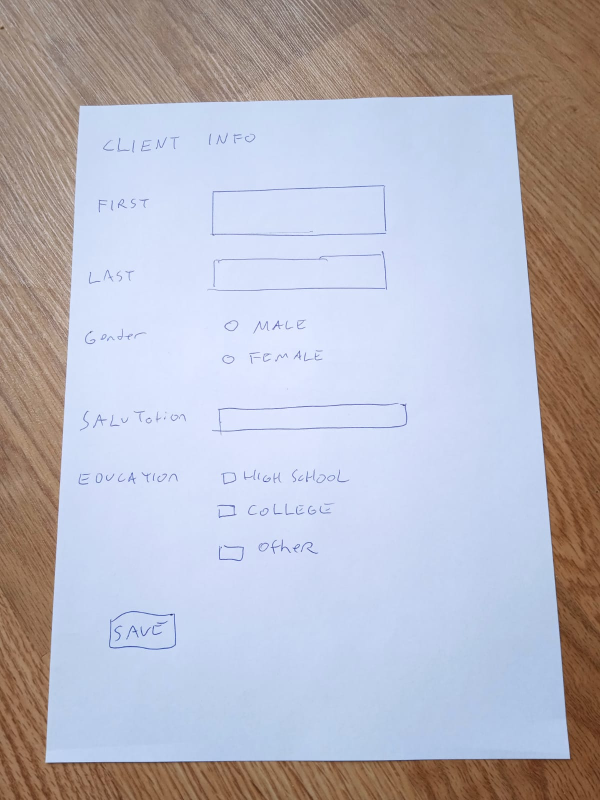
#> input picture images/1.jpg, 1200 x 1600 px (shown at 1/2 size); its folder holds 5 pictures in this run
$ jupyter execute --allow-errors shape-detection.ipynb   (older library calls are emulated)
#> lines starting #> are read from the running program, lines starting #| are printed output that depends on the picture; after the words box and inside, x2 and y2 are one past the last pixel; in counts of white or black regions, pixels touching at a corner belong together
[cell 1]
import cv2
import imutils
import numpy as np
from matplotlib import pyplot as plt
import matplotlib.cm as cm

from skimage.filters import threshold_local
from craft_hw_ocr import OCR

[cell 2]
class ShapeDetector:
	def __init__(self):
		self.ocr_models = OCR.load_models()
		pass

	# [82 lines left out: functions predict_shape, OCR, detect_shapes, not called in this run]

[cell 3]
class Preprocessing:

    def __init__(self) -> None:
        pass

    def shadow_remove(self, img):
            rgb_planes = cv2.split(img)
            result_norm_planes = []
            for plane in rgb_planes:
                dilated_img = cv2.dilate(plane, np.ones((17,17), np.uint8))
                bg_img = cv2.medianBlur(dilated_img, 21)
                diff_img = 255 - cv2.absdiff(plane, bg_img)
                norm_img = cv2.normalize(diff_img,None, alpha=40, beta=255, norm_type=cv2.NORM_MINMAX, dtype=cv2.CV_8UC1)
                result_norm_planes.append(norm_img)
            shadowremov = cv2.merge(result_norm_planes)
            return shadowremov

    def order_points(self,pts):

        rect = np.zeros((4, 2), dtype = "float32")

        s = pts.sum(axis = 1)
        rect[0] = pts[np.argmin(s)]
        rect[2] = pts[np.argmax(s)]

        diff = np.diff(pts, axis = 1)
        rect[1] = pts[np.argmin(diff)]
        rect[3] = pts[np.argmax(diff)]

        return rect

    def four_point_transform(self,image, pts):

        rect = self.order_points(pts)
        (tl, tr, br, bl) = rect

        widthA = np.sqrt(((br[0] - bl[0]) ** 2) + ((br[1] - bl[1]) ** 2))
        widthB = np.sqrt(((tr[0] - tl[0]) ** 2) + ((tr[1] - tl[1]) ** 2))
        maxWidth = max(int(widthA), int(widthB))

        heightA = np.sqrt(((tr[0] - br[0]) ** 2) + ((tr[1] - br[1]) ** 2))
        heightB = np.sqrt(((tl[0] - bl[0]) ** 2) + ((tl[1] - bl[1]) ** 2))
        maxHeight = max(int(heightA), int(heightB))

        dst = np.array([
            [0, 0],
            [maxWidth - 1, 0],
            [maxWidth - 1, maxHeight - 1],
            [0, maxHeight - 1]], dtype = "float32")

        M = cv2.getPerspectiveTransform(rect, dst)
        warped = cv2.warpPerspective(image, M, (maxWidth, maxHeight))

        return warped

    def scan_image(self, image):

        ratio = image.shape[0] / 500.0
        orig = image.copy()
        image = imutils.resize(image, height = 500)

        gray = cv2.cvtColor(image, cv2.COLOR_BGR2GRAY)
        gray = cv2.GaussianBlur(gray, (5, 5), 0)
        edged = cv2.Canny(gray, 100, 255)

        cnts = cv2.findContours(edged.copy(), cv2.RETR_LIST, cv2.CHAIN_APPROX_SIMPLE)

        cnts = imutils.grab_contours(cnts)
        cnts = sorted(cnts, key = cv2.contourArea, reverse = True)[:5]


        for c in cnts:

            peri = cv2.arcLength(c, True)
            approx = cv2.approxPolyDP(c, 0.02 * peri, True)

            if len(approx) == 4:
                screenCnt = approx
                break

        cv2.drawContours(image, [screenCnt], -1, (0, 255, 0), 2)

        warped = self.four_point_transform(orig, screenCnt.reshape(4, 2) * ratio)
        warped = warped[20:-20,20:-20]

        return warped


    # [24 lines left out: function preprocess, not called in this run]

[cell 4]
preprocessing = Preprocessing()
#> (the rest of this cell did not finish here and is left out)

[cell 5]
import os
input_folder = "./images/"
output_folder ="./output/"
filenames = [f for f in os.listdir(input_folder) if os.path.isfile(os.path.join(input_folder, f))]
os.makedirs(os.path.dirname(output_folder), exist_ok=True)

# Batch Process

[cell 6]
# [30 lines of commented-out code are left out]

# Single Process

[cell 7]
image = cv2.imread("./images/1.jpg")
#> image is the input picture: shape (1600, 1200, 3); mean B, G, R 192.1, 181.4, 182.5

# Remove shadow
img_shadow_removed = preprocessing.shadow_remove(image)
#> the loop in shadow_remove, `for plane in rgb_planes:` made 3 passes
#> after the loop in shadow_remove, `for plane in rgb_planes:`:
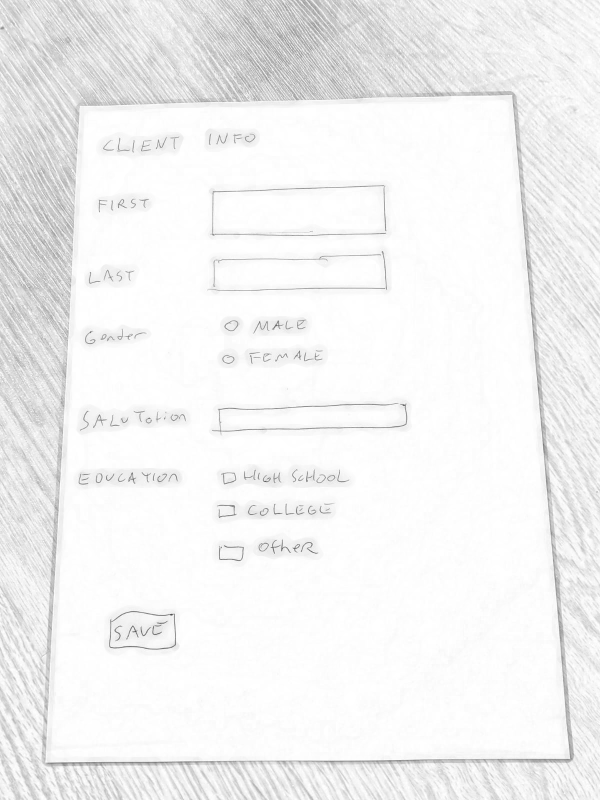
#> diff_img: shape (1600, 1200) (shown at 1/2 size); min 49, max 255, mean 242.2
#> after the loop in shadow_remove, `for plane in rgb_planes:`:
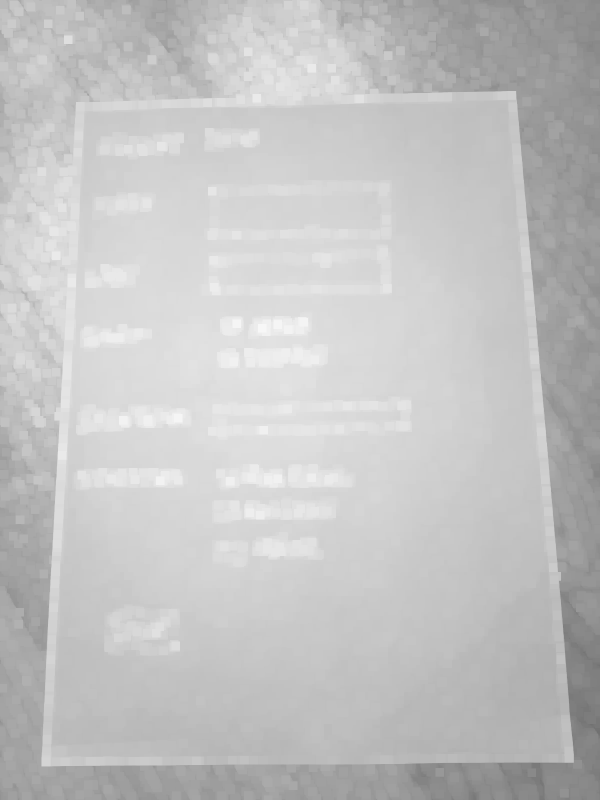
#> dilated_img: shape (1600, 1200) (shown at 1/2 size); min 112, max 247, mean 195.3
#> after the loop in shadow_remove, `for plane in rgb_planes:`: result_norm_planes = 3 items

cv2.imshow("orjinal.jpg",img_shadow_removed)
cv2.waitKey()

# Remove background by scanning the image
img_scanned = preprocessing.scan_image(img_shadow_removed)
#> in scan_image, `edged = cv2.Canny(gray, 100, 255)`:
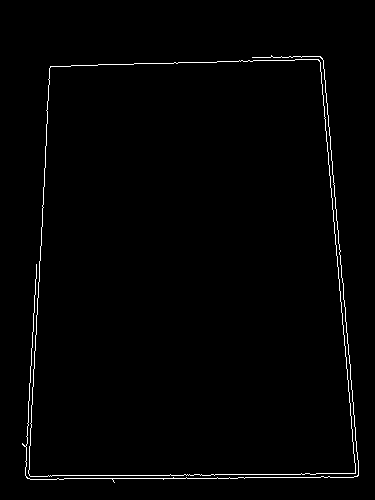
#> edged: shape (500, 375); 1.3% white in thin lines or dots, all inside (x1, y1, x2, y2) = (22, 55, 359, 483)
#> in scan_image, `cnts = cv2.findContours(edged.copy(), cv2.RETR_LIST, cv2.CHAIN_APPROX_..`: cnts = 3 contours, 1 with area under 20; largest, box (x1, y1, x2, y2) and area: (28, 59, 356, 477) 123094, (28, 59, 356, 477) 123091
#> the loop in scan_image, `for c in cnts: ` made 1 pass
#> (peri, screenCnt) on pass 1: (1463, [[318, 59], [50, 66], [30, 476], [355, 473]])
#> in scan_image, `cv2.drawContours(image, [screenCnt], -1, (0, 255, 0), 2)`:
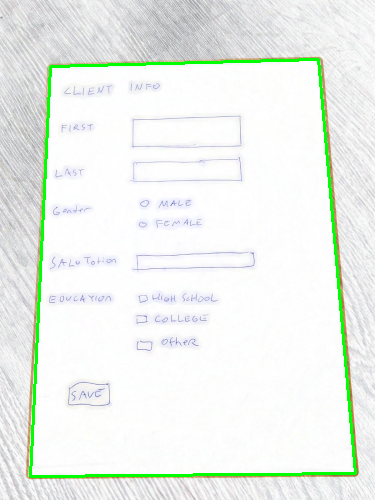
#> image: shape (500, 375, 3); mean of channels 0, 1, 2 236.3, 241.8, 236.5; drawn as B, G, R
#> in order_points, `s = pts.sum(axis = 1)`: s = [1206.4, 371.2, 1619.2, 2649.6]
#> in order_points, `diff = np.diff(pts, axis = 1)`: diff = [-828.8, 51.2, 1427.2, 377.6]
#> in four_point_transform, `rect = self.order_points(pts)`: rect = [[160, 211.2], [1017.6, 188.8], [1136, 1513.6], [96, 1523.2]]
#> in four_point_transform, `(tl, tr, br, bl) = rect`: tl = [160, 211.2]; tr = [1017.6, 188.8]; br = [1136, 1513.6]; bl = [96, 1523.2]
#> in four_point_transform, `widthA = np.sqrt(((br[0] - bl[0]) ** 2) + ((br[1] - bl[1]) ** 2))`: widthA = 1040
#> in four_point_transform, `widthB = np.sqrt(((tr[0] - tl[0]) ** 2) + ((tr[1] - tl[1]) ** 2))`: widthB = 857.9
#> in four_point_transform, `maxWidth = max(int(widthA), int(widthB))`: maxWidth = 1040
#> in four_point_transform, `heightA = np.sqrt(((tr[0] - br[0]) ** 2) + ((tr[1] - br[1]) ** 2))`: heightA = 1330.1
#> in four_point_transform, `heightB = np.sqrt(((tl[0] - bl[0]) ** 2) + ((tl[1] - bl[1]) ** 2))`: heightB = 1313.6
#> in four_point_transform, `maxHeight = max(int(heightA), int(heightB))`: maxHeight = 1330
#> in four_point_transform, `dst = np.array([ [0, 0], [maxWidth - 1, 0], [maxWidth - 1, maxHeight -..`: dst = [[0, 0], [1039, 0], [1039, 1329], [0, 1329]]
#> in four_point_transform, `M = cv2.getPerspectiveTransform(rect, dst)`: M = [[1.27, 0.0621, -216.9], [0.0333, 1.28, -274.6], [1.78e-05, 0.000168, 1]]

cv2.imshow("img_scanned.jpg",img_scanned)
cv2.waitKey()

# Convert image to grayscale
img_copy = cv2.cvtColor(img_scanned.copy(), cv2.COLOR_BGR2GRAY)

cv2.imshow("grayscale.jpg",img_copy)
cv2.waitKey()


kernelSizes = [(2, 2), (3, 3), (5, 5)]
blur =[3,5,7]
# loop over the kernels sizes
for i, kernelSize in enumerate(kernelSizes):


    img_blur = cv2.medianBlur(img_copy, blur[i])
    cv2.imshow("blur",img_blur)
    cv2.waitKey(10000)


    edged = cv2.Canny(img_blur, 30, 30)

    cv2.imshow("edged.jpg",edged)
    cv2.waitKey(10000)

    edged = cv2.bitwise_not(edged)


    # Erosion - Dilation : Removes small blobs from image

    kernel = np.ones((2,2), np.uint8)

    img_erosion = cv2.erode(edged, kernel, iterations=1)

    cv2.imshow("erosion.jpg",img_erosion)
    cv2.waitKey()

    dilated = cv2.dilate(img_erosion, kernel, iterations=1)

    cv2.imshow("dilated.jpg",dilated)
    cv2.waitKey()

    cv2.destroyAllWindows()
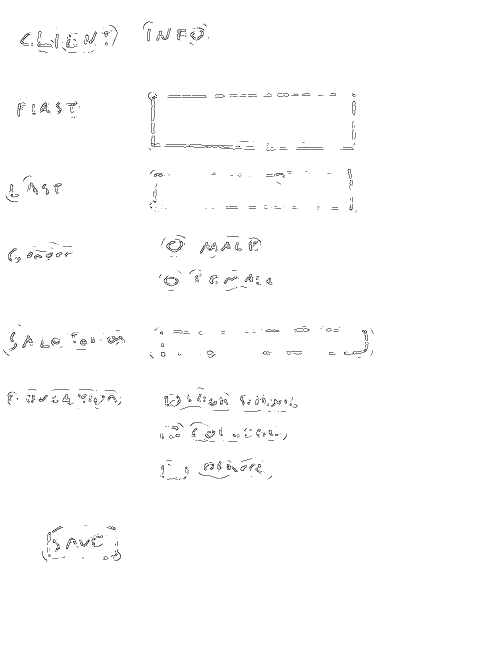
#> edged: shape (1290, 1000) (shown at 1/2 size); 99.2% white; black in thin lines or dots, all inside (x1, y1, x2, y2) = (7, 43, 747, 1123)
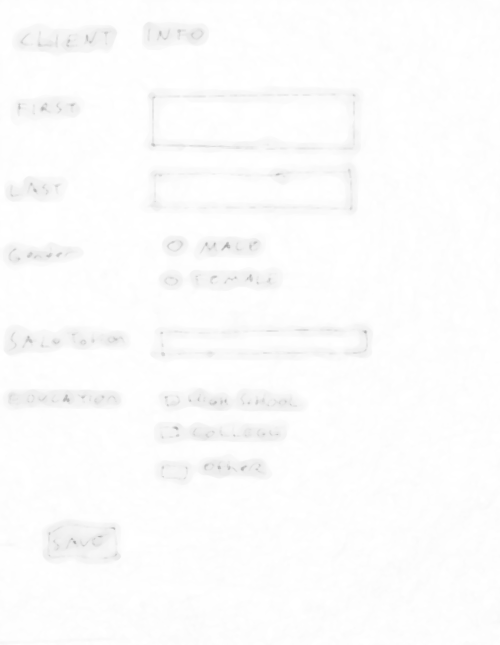
#> img_blur: shape (1290, 1000) (shown at 1/2 size); min 160, max 255, mean 252
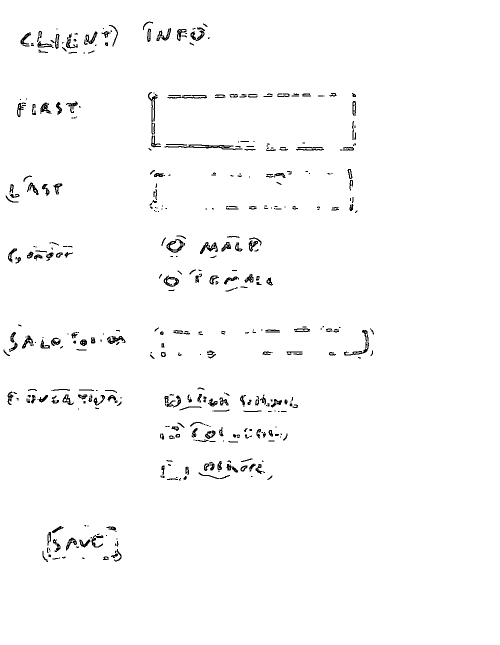
#> img_erosion: shape (1290, 1000) (shown at 1/2 size); 98.2% white; black in thin lines or dots, all inside (x1, y1, x2, y2) = (7, 43, 748, 1124)

[cell 8]
image = cv2.imread("./images/1.jpg")

# Remove shadow
img_shadow_removed = preprocessing.shadow_remove(image)
#> the loop in shadow_remove (call 2), `for plane in rgb_planes:` made 3 passes
#> pass 2, in shadow_remove (call 2), `dilated_img = cv2.dilate(plane, np.ones((17,17), np.uint8))`:
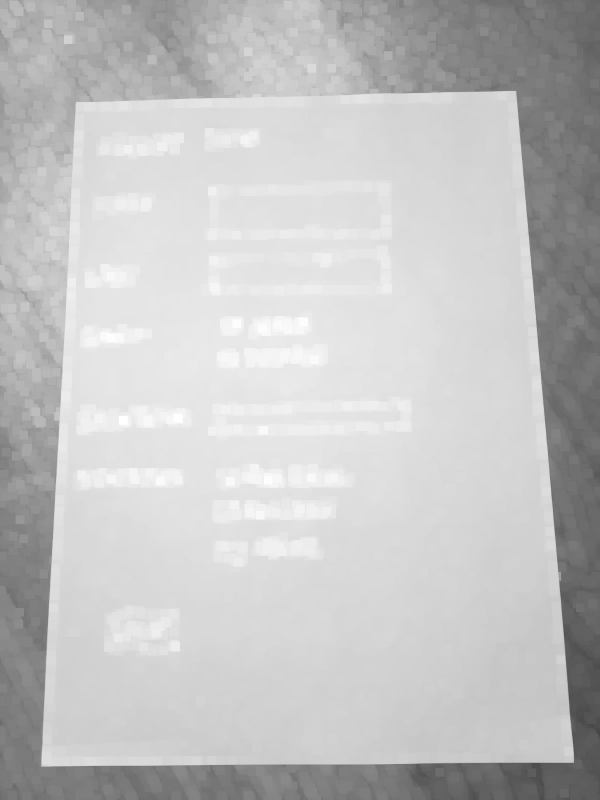
#> dilated_img: shape (1600, 1200) (shown at 1/2 size); min 68, max 255, mean 194.8

cv2.imshow("orjinal.jpg",img_shadow_removed)
cv2.waitKey()

# Remove background by scanning the image
img_scanned = preprocessing.scan_image(img_shadow_removed)
#> the loop in scan_image (call 2), `for c in cnts: ` made 1 pass

cv2.imshow("img_scanned.jpg",img_scanned)
cv2.waitKey()

# Convert image to grayscale
img_copy = cv2.cvtColor(img_scanned.copy(), cv2.COLOR_BGR2GRAY)

cv2.imshow("grayscale.jpg",img_copy)
cv2.waitKey()


kernelSizes = [(2, 2), (3, 3), (5, 5)]
blur =[3,5,7]
# loop over the kernels sizes
for i, kernelSize in enumerate(kernelSizes):


    img_blur = cv2.medianBlur(img_copy, blur[i])
    cv2.imshow("blur",img_blur)
    cv2.waitKey(10000)


    edged = cv2.Canny(img_blur, 30, 30)

    cv2.imshow("edged.jpg",edged)
    cv2.waitKey(10000)

    edged = cv2.bitwise_not(edged)

    kernel = cv2.getStructuringElement(cv2.MORPH_RECT, kernelSize)
    opening = cv2.morphologyEx(edged, cv2.MORPH_OPEN, kernel)
    cv2.imshow("Opening: ({}, {})".format(kernelSize[0], kernelSize[1]), opening)
    cv2.waitKey(0)

    kernel = cv2.getStructuringElement(cv2.MORPH_RECT, kernelSize)
    closing = cv2.morphologyEx(opening, cv2.MORPH_CLOSE, kernel)
    cv2.imshow("Closing: ({}, {})".format(kernelSize[0], kernelSize[1]), closing)
    cv2.waitKey(0)

    cv2.destroyAllWindows()
#> this loop made 3 passes
#> pass 1, `opening = cv2.morphologyEx(edged, cv2.MORPH_OPEN, kernel)`:
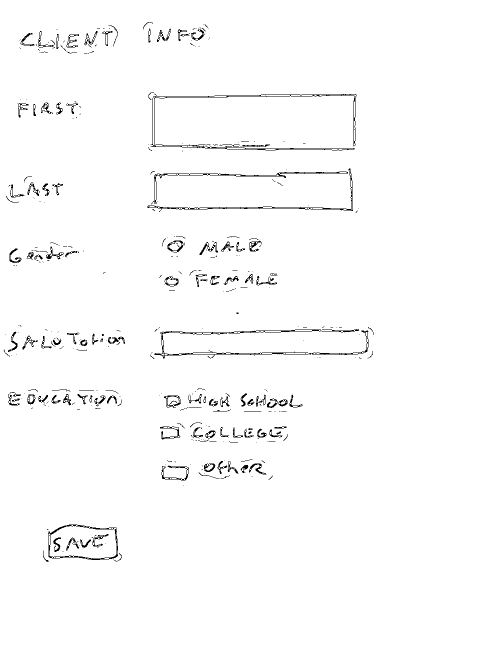
#> opening: shape (1290, 1000) (shown at 1/2 size); 98.3% white; black in thin lines or dots, all inside (x1, y1, x2, y2) = (7, 44, 748, 1124)
#> after the loop:
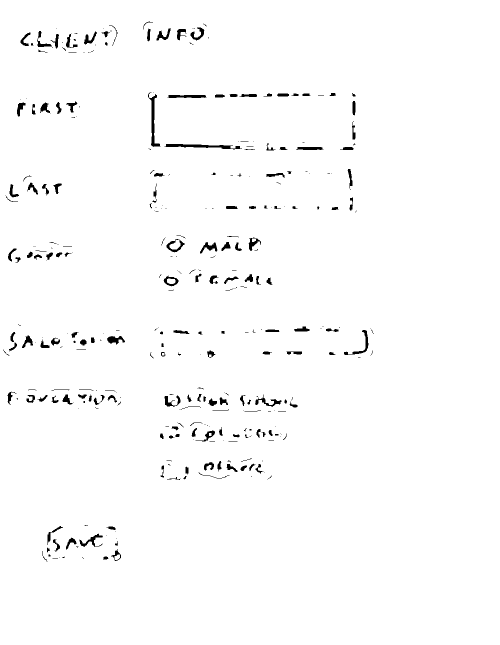
#> opening: shape (1290, 1000) (shown at 1/2 size); 98.4% white; 338 black regions (169 under 20 px), largest, box (x1, y1, x2, y2) and area: (329, 288, 484, 299) 794, (296, 184, 321, 294) 713, (688, 660, 737, 710) 409
